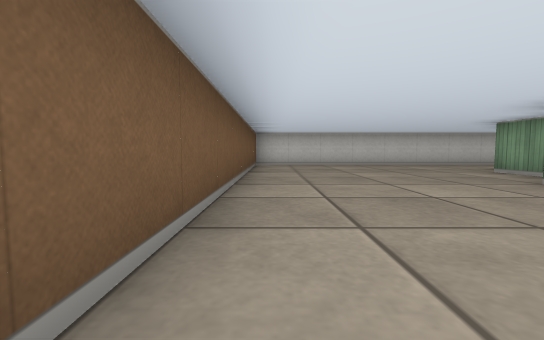
View 1 (above)

24 first-person views from a walk through a cub3D ray-caster map. The camera is about half as high as the walls, tilts 4° down and sees 90° across. The floor is counted in squares. Each view is taken from the middle of a square. On the plan, view 1 faces up. The plan holds only what a view shows up to about 9 squares ahead; the rest is blank.

View 2
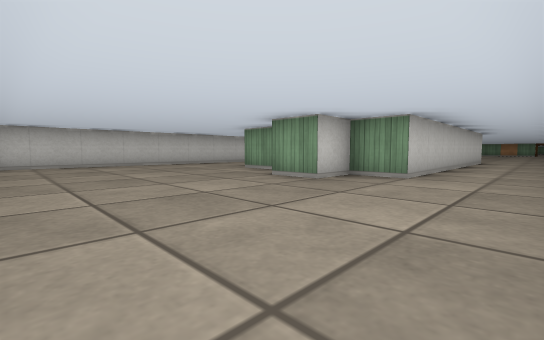

View 3
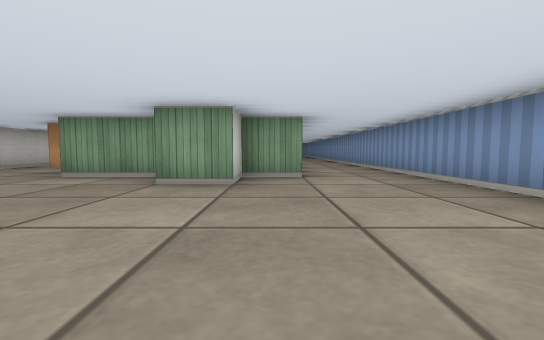

View 4
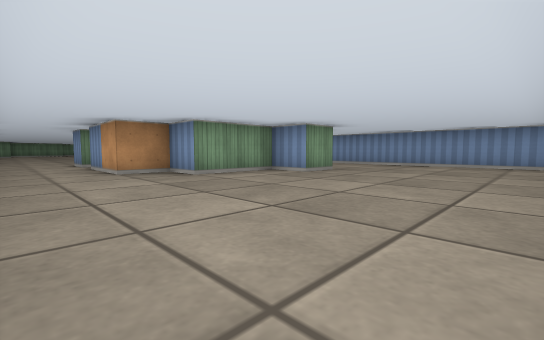

View 5
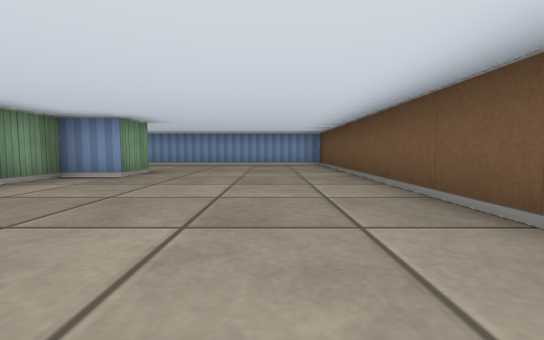

View 6
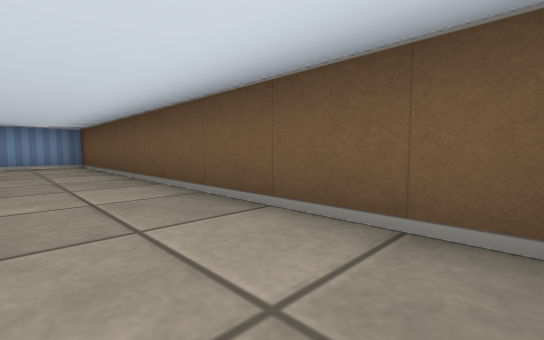

View 7
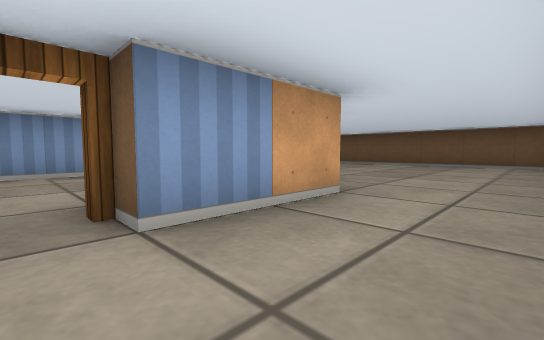

View 8
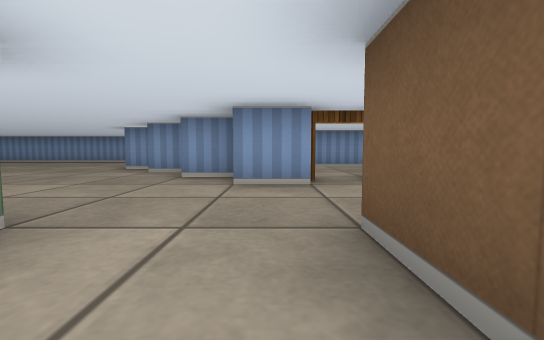

View 9
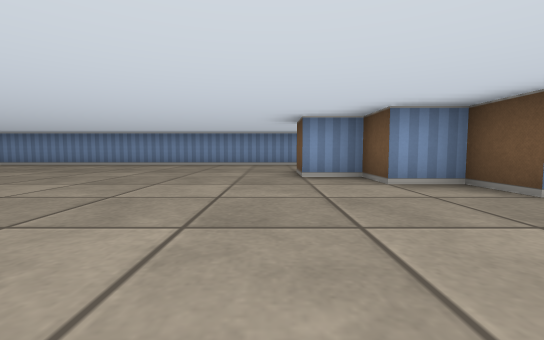

View 10
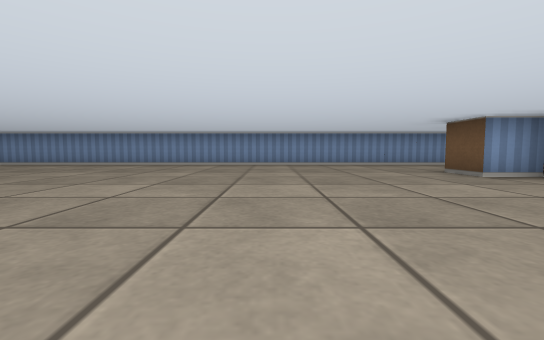

View 11
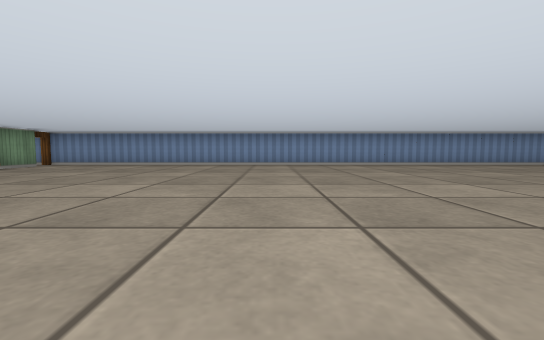

View 12
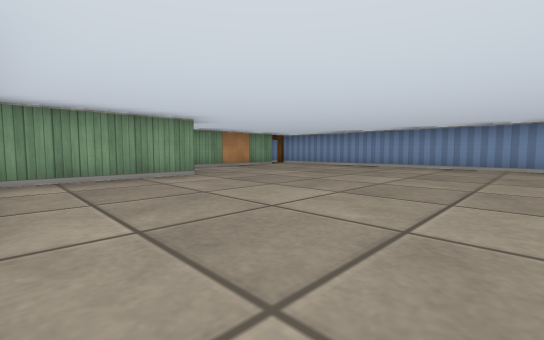

View 13
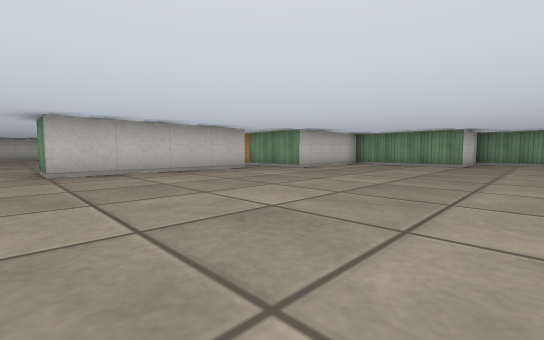

View 14
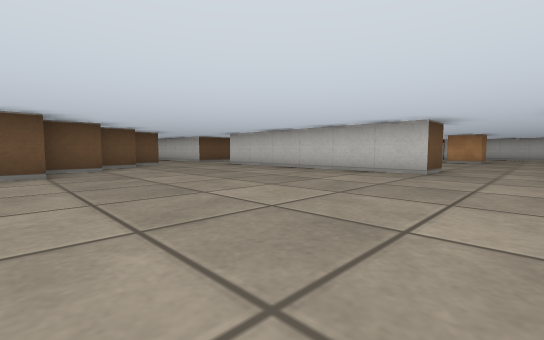

View 15
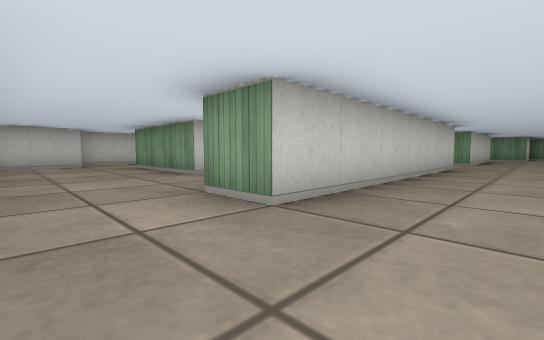

View 16
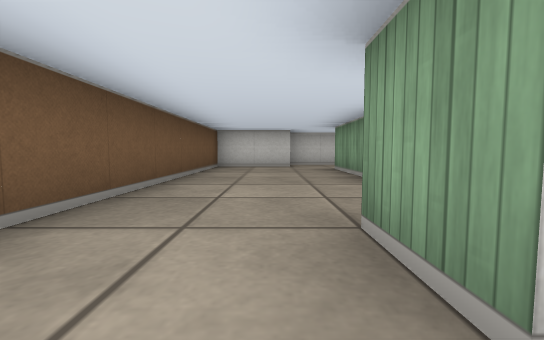

View 17
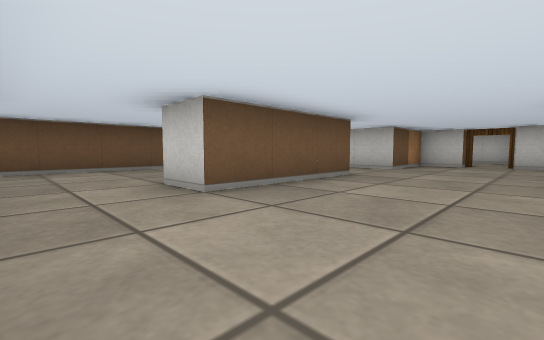

View 18
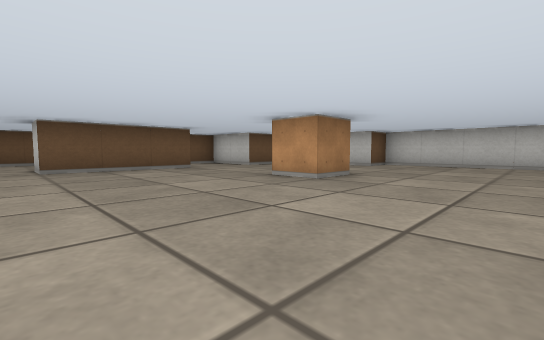

View 19
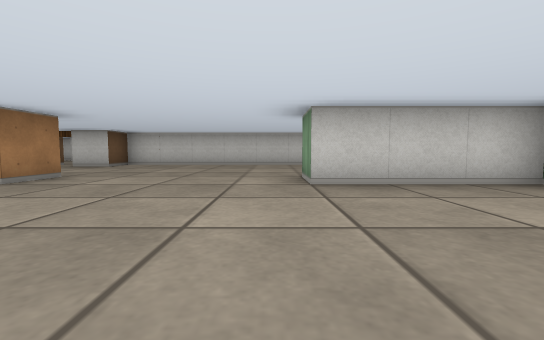

View 20
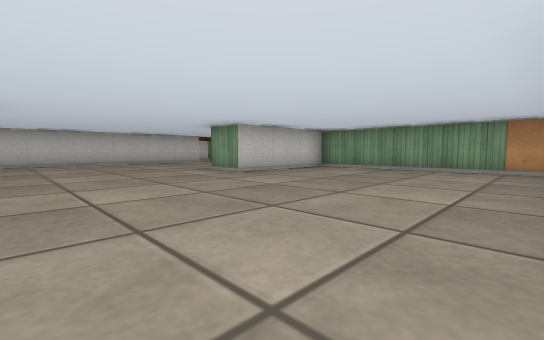

View 21
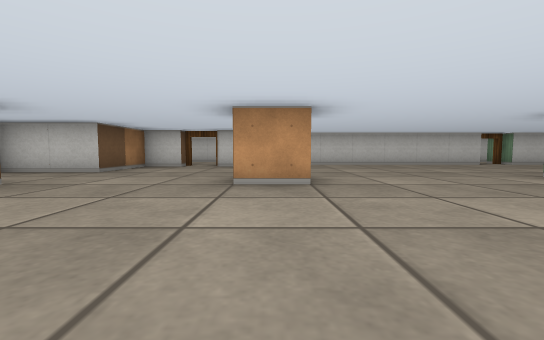

View 22
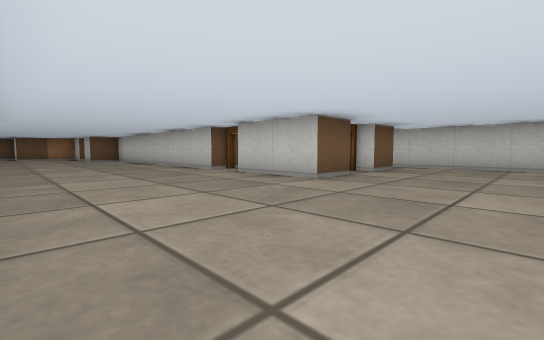

View 23
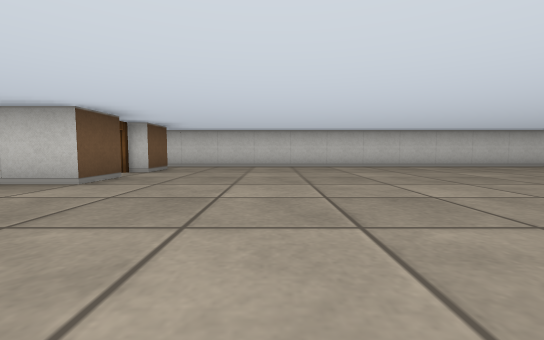

View 24
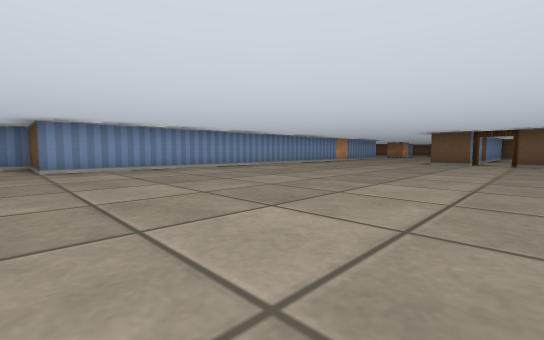

### Floor plan
Points are (right, up) in squares from view 1. A wall is a line through its corners. A room is listed if a view was taken in it or the views show most of it. See-through windows are left out.
Room 1 (views 1, 2, 3, 4, 5, 6)
walls: (4.5, 1.5) (4.5, 2.5) (3.5, 2.5) (3.5, 3.5) (4.5, 3.5) (4.5, 5.5); (5.5, 5.5) (5.5, 6.5); (-0.5, 8.1) (-0.5, -0.5) (3.5, -0.5); (4.5, 8.5) (-0.5, 8.5)
ways out: opening at (4.5, 0.5) to room 2; opening at (5, 7.5) to room 2
Room 2 (views 7, 9, 10, 11, 12, 13, 14, 15, 16)
walls: (16.5, 9.5) (16.5, 8.5) (10.5, 8.5) (10.5, 9.5); (11.2, 1.5) (4.5, 1.5); (22.5, 8.5) (18.5, 8.5) (18.5, 9.5); (10.5, -0.5) (29.4, -0.5); (8.5, 6.5) (9.5, 6.5) (9.5, 5.5) (10.5, 5.5) (10.5, 4.5) (11.5, 4.5) (11.5, 3.5) (12.5, 3.5) (12.5, 2.5); (8, 8.5) (4.5, 8.5); (8.5, 9.5) (8.5, 8.5); (5.5, 6.5) (7.5, 6.5); (28.5, 0.5) (28.5, 4.5) (26.5, 4.5) (26.5, 7.5) (23.5, 7.5) (23.5, 9.5); (4.5, 5.5) (5.5, 5.5); (3.5, -0.5) (9, -0.5)
ways out: opening at (4.5, 0.5) to room 1; opening at (5, 7.5) to room 1; opening at (9.5, 9) to room 3; opening at (17.5, 9) to room 4; opening at (23, 9) to room 4; open door at (8, 6); open door at (29, 0)
Room 3 (view 8)
walls: (10.6, 15.5) (8.5, 15.5) (8.5, 9.5); (12.5, 11.5) (11.5, 11.5) (11.5, 14.5); (12.5, 16.5) (10.5, 16.5)
ways out: opening at (9.5, 9) to room 2; opening at (12, 10.5) to room 4; opening at (12, 15.5) to room 4
Room 4 (views 17, 18, 19, 20, 21, 22, 23, 24)
walls: (28.6, 15.5) (34.5, 15.5) (34.5, 13.5) (35, 13.5); (35.5, 23.5) (25, 23.5); (25.5, 20.5) (25.5, 19.5) (23.5, 19.5); (25.5, 22.5) (25.5, 21.5); (22.5, 19.5) (15.5, 19.5) (15.5, 18.5) (14.5, 18.5); (23.5, 9.5) (23.5, 14.5) (20.5, 14.5) (20.5, 15.5); (16.5, 15.5) (16.5, 14.5) (15.5, 14.5); (13.5, 18.5) (12.5, 18.5) (12.5, 16.5); (12.5, 14.6) (12.5, 11.5)
ways out: opening at (17.5, 9) to room 2; opening at (23, 9) to room 2; opening at (12, 10.5) to room 3; opening at (12, 15.5) to room 3; open door at (14, 19); open door at (23, 20); open door at (25, 21)

Positions as (right, up) in squares from view 1, and headings:
1: (0, 0), facing up
2: (0, 0), facing up-right
3: (0, 2), facing right
4: (0, 8), facing down-right
5: (1, 8), facing down
6: (1, 8), facing down-left
7: (8, 8), facing down-left
8: (9, 10), facing down
9: (13, 8), facing down
10: (16, 8), facing down
11: (22, 8), facing down
12: (22, 7), facing down-right
13: (18, 3), facing up-right
14: (18, 3), facing up-left
15: (9, 7), facing up-right
16: (10, 8), facing up
17: (15, 10), facing up-left
18: (19, 11), facing up-left
19: (20, 11), facing up
20: (17, 10), facing up-right
21: (16, 11), facing up
22: (28, 16), facing up-left
23: (28, 16), facing up
24: (35, 22), facing down-left
